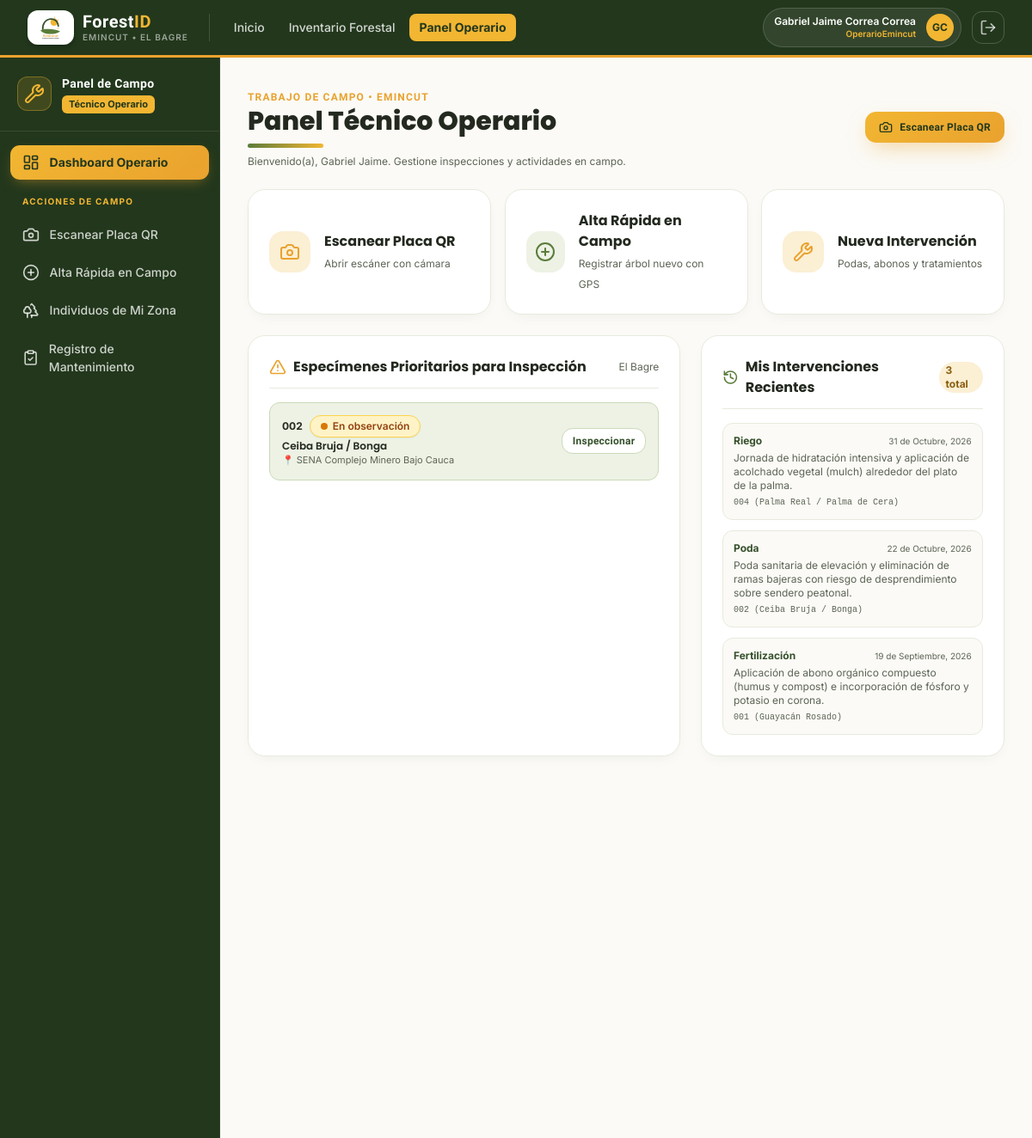
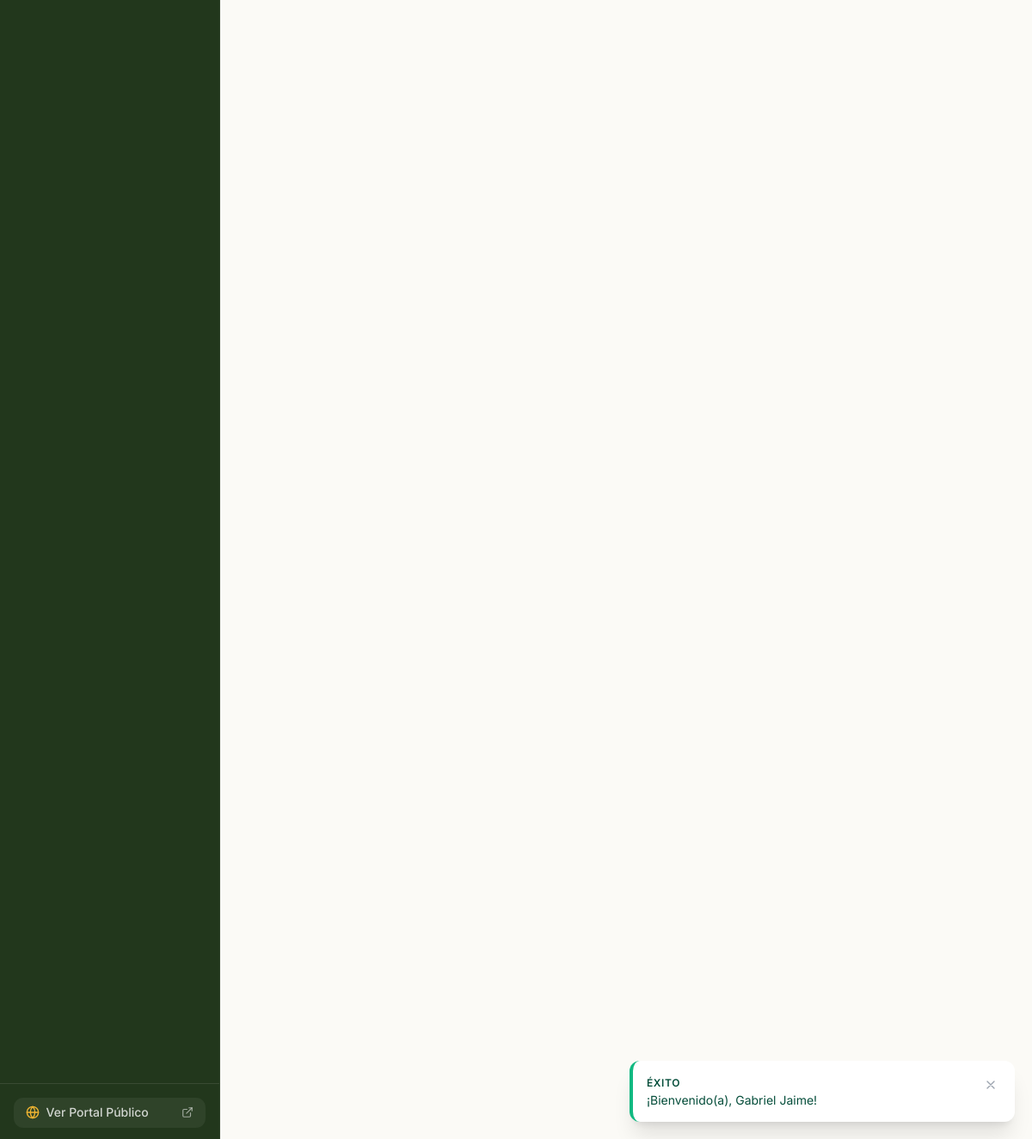
Page /operario/dashboard.php (signed in) on the committed database (2 pictures, top to bottom).
### tables this page shows
CREATE TABLE `individuos_forestales` (
    `id_individuo` CHAR(36) NOT NULL DEFAULT (UUID()),
    `codigo_placa` VARCHAR(30) NOT NULL UNIQUE COMMENT 'Serie numérica física de la placa QR (ej. 448)',
    `id_zona` CHAR(36) NOT NULL,
    `nombre_comun` VARCHAR(150) NOT NULL,
    `nombre_cientifico` VARCHAR(150) NOT NULL,
    `familia_botanica` VARCHAR(100) NOT NULL,
    `tipo_individuo` ENUM('Árbol', 'Palma', 'Arbusto', 'Planta ornamental') NOT NULL DEFAULT 'Árbol',
    `fecha_siembra` DATE NULL,
    `latitud` DECIMAL(10,7) NOT NULL,
    `longitud` DECIMAL(10,7) NOT NULL,
    `dap_cm` DECIMAL(6,2) NOT NULL COMMENT 'Diámetro a la Altura del Pecho en centímetros (a 1.30 m)',
    `altura_total_m` DECIMAL(5,2) NOT NULL COMMENT 'Altura total estimada en metros',
    `diametro_copa_m` DECIMAL(5,2) NOT NULL COMMENT 'Diámetro promedio de copa en metros',
    `foto_principal_url` VARCHAR(255) NULL,
    `descripcion_general` TEXT NULL,
    `id_estado_fitosanitario_actual` CHAR(36) NULL COMMENT 'Referencia al último estado registrado',
    `qr_url` VARCHAR(255) NULL COMMENT 'Ruta relativa de la imagen QR generada',
    `registrado_por` CHAR(36) NOT NULL,
    `estado_registro` TINYINT(1) NOT NULL DEFAULT 1 COMMENT '1: Activo, 0: Dado de baja lógica',
    `fecha_registro` DATETIME NOT NULL DEFAULT CURRENT_TIMESTAMP,
    `fecha_actualizacion` DATETIME NOT NULL DEFAULT CURRENT_TIMESTAMP ON UPDATE CURRENT_TIMESTAMP,
    PRIMARY KEY (`id_individuo`),
    CONSTRAINT `fk_indiv_zonas` FOREIGN KEY (`id_zona`) REFERENCES `zonas` (`id_zona`) ON UPDATE CASCADE ON DELETE RESTRICT,
    CONSTRAINT `fk_indiv_usuarios` FOREIGN KEY (`registrado_por`) REFERENCES `usuarios` (`id_usuario`) ON UPDATE CASCADE ON DELETE RESTRICT,
    INDEX `idx_indiv_codigo_placa` (`codigo_placa`),
    INDEX `idx_indiv_zona` (`id_zona`),
    INDEX `idx_indiv_especie` (`nombre_comun`, `nombre_cientifico`),
    INDEX `idx_indiv_coords` (`latitud`, `longitud`)
);

CREATE TABLE `zonas` (
    `id_zona` CHAR(36) NOT NULL DEFAULT (UUID()),
    `nombre_zona` VARCHAR(100) NOT NULL,
    `descripcion` VARCHAR(255) NULL,
    `municipio` VARCHAR(100) NOT NULL DEFAULT 'El Bagre',
    `departamento` VARCHAR(100) NOT NULL DEFAULT 'Antioquia',
    `latitud_referencia` DECIMAL(10,7) NULL,
    `longitud_referencia` DECIMAL(10,7) NULL,
    `estado` TINYINT(1) NOT NULL DEFAULT 1 COMMENT '1: Activa, 0: Inactiva',
    `fecha_creacion` DATETIME NOT NULL DEFAULT CURRENT_TIMESTAMP,
    PRIMARY KEY (`id_zona`),
    INDEX `idx_zonas_municipio` (`municipio`)
);

CREATE TABLE `actividades_mantenimiento` (
    `id_actividad` CHAR(36) NOT NULL DEFAULT (UUID()),
    `id_individuo` CHAR(36) NOT NULL,
    `tipo_actividad` ENUM('Poda', 'Fumigación', 'Fertilización', 'Riego', 'Trasplante', 'Tala', 'Tutoreo', 'Reporte ciudadano', 'Otro') NOT NULL,
    `descripcion` TEXT NOT NULL,
    `evidencia_foto_url` VARCHAR(255) NULL,
    `realizado_por` CHAR(36) NULL COMMENT 'Nullable para permitir reportes ciudadanos anónimos',
    `fecha_actividad` DATETIME NOT NULL DEFAULT CURRENT_TIMESTAMP,
    `fecha_registro` DATETIME NOT NULL DEFAULT CURRENT_TIMESTAMP,
    PRIMARY KEY (`id_actividad`),
    CONSTRAINT `fk_actividades_individuos` FOREIGN KEY (`id_individuo`) REFERENCES `individuos_forestales` (`id_individuo`) ON UPDATE CASCADE ON DELETE CASCADE,
    CONSTRAINT `fk_actividades_usuarios` FOREIGN KEY (`realizado_por`) REFERENCES `usuarios` (`id_usuario`) ON UPDATE CASCADE ON DELETE SET NULL,
    INDEX `idx_actividades_individuo` (`id_individuo`),
    INDEX `idx_actividades_tipo` (`tipo_actividad`),
    INDEX `idx_actividades_fecha` (`fecha_actividad`)
);

### operario/dashboard.php (the view, shortened to what this page needs)
<?php
require_once __DIR__ . '/../includes/funciones.php';
$pdo = getDBConnection();
$usuario_id = $_SESSION['usuario']['id_usuario'];
$mis_actividades_stmt = $pdo->prepare("SELECT COUNT(*) FROM `actividades_mantenimiento` WHERE realizado_por = :u");
$mis_actividades_stmt->execute([':u' => $usuario_id]);
$total_mis_actividades = (int)$mis_actividades_stmt->fetchColumn();
$stmtPendientes = $pdo->query("
    SELECT i.id_individuo, i.codigo_placa, i.nombre_comun, z.nombre_zona, e.estado, e.fecha_evaluacion
    FROM `individuos_forestales` i
    INNER JOIN `zonas` z ON i.id_zona = z.id_zona
    LEFT JOIN `estados_fitosanitarios` e ON i.id_estado_fitosanitario_actual = e.id_estado
    WHERE i.estado_registro = 1 AND (e.estado IN ('En observación', 'Enfermo', 'Plagado', 'En riesgo') OR e.fecha_evaluacion < DATE_SUB(NOW(), INTERVAL 90 DAY))
    ORDER BY e.fecha_evaluacion ASC
    LIMIT 6
");
$pendientes = $stmtPendientes->fetchAll();
$stmtHist = $pdo->prepare("
    SELECT a.*, i.codigo_placa, i.nombre_comun
    FROM `actividades_mantenimiento` a
    INNER JOIN `individuos_forestales` i ON a.id_individuo = i.id_individuo
    WHERE a.realizado_por = :u
    ORDER BY a.fecha_actividad DESC
    LIMIT 5
");
$stmtHist->execute([':u' => $usuario_id]);
$ultimos_mantenimientos = $stmtHist->fetchAll();
require_once __DIR__ . '/../includes/header.php';
require_once __DIR__ . '/../includes/navbar.php';
?>
<div class="flex-1 flex flex-col md:flex-row">
    <?php require_once __DIR__ . '/../includes/sidebar_operario.php'; ?>
    <main class="flex-1 p-6 sm:p-8 space-y-6 overflow-y-auto" style="background:var(--emi-hueso)">
        <div class="flex flex-col sm:flex-row items-start sm:items-center justify-between gap-4 al-scroll">
            <div>
                <span class="emi-display text-xs font-bold uppercase tracking-widest" style="color:var(--emi-ambar)">Trabajo de Campo • Emincut</span>
                <h1 class="font-heading font-extrabold text-2xl sm:text-3xl" style="color:var(--emi-tinta)">
                    Panel Técnico Operario
                </h1>
                <div class="linea-sol mt-2"></div>
                <p class="text-xs mt-2" style="color:var(--emi-tinta-suave)">
                    Bienvenido(a), <?= htmlspecialchars($_SESSION['usuario']['nombres']) ?>. Gestione inspecciones y actividades en campo.
                </p>
            </div>
            <div class="flex items-center gap-2">
                <a href="<?= BASE_URL ?>operario/escanear.php" class="emi-btn emi-btn-sol text-xs py-2.5 px-4">
                    <span class="inline-flex items-center gap-2"><i data-lucide="camera" class="w-4 h-4"></i> Escanear Placa QR</span>
                </a>
            </div>
        </div>
        <div class="grid grid-cols-1 sm:grid-cols-3 gap-4">
            <a href="<?= BASE_URL ?>operario/escanear.php" class="emi-card p-6 flex items-center gap-4 group al-scroll">
                <div class="w-12 h-12 rounded-2xl flex items-center justify-center group-hover:scale-110 transition-transform" style="background:var(--emi-amarillo-suave); color:var(--emi-ambar)">
                    <i data-lucide="camera" class="w-6 h-6"></i>
                </div>
                <div>
                    <span class="block text-base font-bold font-heading" style="color:var(--emi-tinta)">Escanear Placa QR</span>
                    <span class="text-xs" style="color:var(--emi-tinta-suave)">Abrir escáner con cámara</span>
                </div>
            </a>
            <a href="<?= BASE_URL ?>operario/registrar_individuo.php" class="emi-card p-6 flex items-center gap-4 group al-scroll d1">
                <div class="w-12 h-12 rounded-2xl flex items-center justify-center group-hover:scale-110 transition-transform" style="background:var(--emi-verde-suave); color:var(--emi-verde)">
                    <i data-lucide="plus-circle" class="w-6 h-6"></i>
                </div>
                <div>
                    <span class="block text-base font-bold font-heading" style="color:var(--emi-tinta)">Alta Rápida en Campo</span>
                    <span class="text-xs" style="color:var(--emi-tinta-suave)">Registrar árbol nuevo con GPS</span>
                </div>
            </a>
            <a href="<?= BASE_URL ?>operario/actividades/crear.php" class="emi-card p-6 flex items-center gap-4 group al-scroll d2">
                <div class="w-12 h-12 rounded-2xl flex items-center justify-center group-hover:scale-110 transition-transform" style="background:var(--emi-amarillo-suave); color:var(--emi-ambar)">
                    <i data-lucide="wrench" class="w-6 h-6"></i>
                </div>
                <div>
                    <span class="block text-base font-bold font-heading" style="color:var(--emi-tinta)">Nueva Intervención</span>
                    <span class="text-xs" style="color:var(--emi-tinta-suave)">Podas, abonos y tratamientos</span>
                </div>
            </a>
        </div>
        <div class="grid grid-cols-1 lg:grid-cols-12 gap-6">
            <div class="lg:col-span-7 emi-card p-6 space-y-4 al-scroll">
                <div class="flex items-center justify-between border-b border-[#E7EADD] pb-3">
                    <h3 class="font-heading font-bold text-base flex items-center gap-2" style="color:var(--emi-tinta)">
                        <i data-lucide="alert-triangle" class="w-5 h-5" style="color:var(--emi-ambar)"></i>
                        Especímenes Prioritarios para Inspección
                    </h3>
                    <span class="text-xs" style="color:var(--emi-tinta-suave)">El Bagre</span>
                </div>
                <div class="space-y-3">
                    <?php if (empty($pendientes)): ?>
                        <p class="text-xs italic" style="color:var(--emi-tinta-suave)">No hay alertas de inspección pendientes.</p>
                    <?php else: ?>
                        <?php foreach ($pendientes as $p): ?>
                            <div class="p-3.5 rounded-xl flex items-center justify-between gap-3 border" style="background:var(--emi-verde-suave); border-color:#CBD9B8">
                                <div>
                                    <div class="flex items-center gap-2">
                                        <span class="font-bold text-xs" style="color:var(--emi-tinta)"><?= htmlspecialchars($p['codigo_placa']) ?></span>
                                        <?= obtener_badge_estado($p['estado'] ?? 'Sano') ?>
                                    </div>
                                    <h4 class="font-semibold text-xs mt-0.5" style="color:var(--emi-tinta)"><?= htmlspecialchars($p['nombre_comun']) ?></h4>
                                    <span class="block text-[11px]" style="color:var(--emi-tinta-suave)">📍 <?= htmlspecialchars($p['nombre_zona']) ?></span>
                                </div>
                                <a href="<?= BASE_URL ?>operario/individuos/detalle.php?id=<?= $p['id_individuo'] ?>" class="emi-btn text-xs py-1.5 px-3" style="background:#fff; color:var(--emi-verde-oscuro); border:1px solid #CBD9B8">
                                    Inspeccionar
                                </a>
                            </div>
                        <?php endforeach; ?>
                    <?php endif; ?>
                </div>
            </div>
            <div class="lg:col-span-5 emi-card p-6 space-y-4 al-scroll d1">
                <div class="flex items-center justify-between border-b border-[#E7EADD] pb-3">
                    <h3 class="font-heading font-bold text-base flex items-center gap-2" style="color:var(--emi-tinta)">
                        <i data-lucide="history" class="w-5 h-5" style="color:var(--emi-verde)"></i>
                        Mis Intervenciones Recientes
                    </h3>
                    <span class="text-xs font-bold px-2 py-0.5 rounded-full cifra" style="background:var(--emi-amarillo-suave); color:#8A5E10" data-contador="<?= (int)$total_mis_actividades ?>" data-sufijo=" total">0 total</span>
                </div>
                <div class="space-y-3">
                    <?php if (empty($ultimos_mantenimientos)): ?>
                        <p class="text-xs italic" style="color:var(--emi-tinta-suave)">No has registrado intervenciones aún.</p>
                    <?php else: ?>
                        <?php foreach ($ultimos_mantenimientos as $m): ?>
                            <div class="p-3 rounded-xl space-y-1 border" style="background:var(--emi-hueso); border-color:#E7EADD">
                                <div class="flex items-center justify-between">
                                    <span class="font-bold text-xs" style="color:var(--emi-verde-oscuro)"><?= htmlspecialchars($m['tipo_actividad']) ?></span>
                                    <span class="text-[10px]" style="color:var(--emi-tinta-suave)"><?= formatear_fecha($m['fecha_actividad']) ?></span>
                                </div>
                                <p class="text-xs" style="color:var(--emi-tinta-suave)"><?= htmlspecialchars($m['descripcion']) ?></p>
                                <span class="block text-[10px] font-mono" style="color:var(--emi-tinta-suave)"><?= htmlspecialchars($m['codigo_placa']) ?> (<?= htmlspecialchars($m['nombre_comun']) ?>)</span>
                            </div>
                        <?php endforeach; ?>
                    <?php endif; ?>
                </div>
            </div>
        </div>
    </main>
</div>
<?php require_once __DIR__ . '/../includes/footer.php'; ?>

### includes/funciones.php (shortened to what this page needs)
<?php
function obtener_badge_estado(string $estado): string {
    $estado = trim($estado);
    switch ($estado) {
        case 'En observación':
            return '<span class="inline-flex items-center gap-1.5 px-3 py-1 rounded-full text-xs font-semibold bg-amber-100 text-amber-800 border border-amber-300 shadow-sm">
                        <span class="w-2 h-2 rounded-full bg-amber-600 animate-pulse"></span> En observación
                    </span>';
    }
}
function formatear_fecha(?string $fecha, bool $con_hora = false): string {
    $timestamp = strtotime($fecha);
    $meses = [
        1 => 'Enero', 2 => 'Febrero', 3 => 'Marzo', 4 => 'Abril',
        5 => 'Mayo', 6 => 'Junio', 7 => 'Julio', 8 => 'Agosto',
        9 => 'Septiembre', 10 => 'Octubre', 11 => 'Noviembre', 12 => 'Diciembre'
    ];
    $dia = date('j', $timestamp);
    $mes = $meses[(int)date('n', $timestamp)];
    $anio = date('Y', $timestamp);
    return "{$dia} de {$mes}, {$anio}";
}
function get_flash(): ?array {
    if (isset($_SESSION['flash_msg'])) {
        $flash = $_SESSION['flash_msg'];
        return $flash;
    }
    return null;
}
function render_flash(): string {
    $flash = get_flash();
    $tipo = $flash['tipo'];
    $mensaje = htmlspecialchars($flash['mensaje']);
    $estilos = [
        'success' => ['bg' => 'bg-emerald-50 border-emerald-500 text-emerald-900', 'icon' => 'check-circle', 'badge' => 'Éxito'],
        'error'   => ['bg' => 'bg-rose-50 border-rose-500 text-rose-900', 'icon' => 'alert-circle', 'badge' => 'Error'],
        'warning' => ['bg' => 'bg-amber-50 border-amber-500 text-amber-900', 'icon' => 'alert-triangle', 'badge' => 'Atención'],
        'info'    => ['bg' => 'bg-sky-50 border-sky-500 text-sky-900', 'icon' => 'info', 'badge' => 'Información']
    ];
    $cfg = $estilos[$tipo] ?? $estilos['info'];
    return "
    <div id='flash-toast' class='fixed bottom-5 right-5 z-50 max-w-md w-full bg-white border-l-4 {$cfg['bg']} p-4 rounded-xl shadow-xl transition-all duration-300 transform translate-y-0 opacity-100 flex items-start justify-between'>
        <div class='flex items-start gap-3'>
            <div class='mt-0.5 font-bold text-sm'>
                <span class='block font-semibold uppercase tracking-wider text-xs'>{$cfg['badge']}</span>
                <p class='font-normal text-sm mt-0.5 leading-snug'>{$mensaje}</p>
            </div>
        </div>
        <button onclick=\"document.getElementById('flash-toast').remove()\" class='text-gray-400 hover:text-gray-600 p-1'>
            <svg class='w-4 h-4' fill='none' stroke='currentColor' viewBox='0 0 24 24'><path stroke-linecap='round' stroke-linejoin='round' stroke-width='2' d='M6 18L18 6M6 6l12 12'/></svg>
        </button>
    </div>
    <script>
        setTimeout(() => {
            const toast = document.getElementById('flash-toast');
            if (toast) {
                toast.classList.add('opacity-0', 'translate-y-4');
                setTimeout(() => toast.remove(), 400);
            }
        }, 5000);
    </script>
    ";
}

### rows in the picture
individuos_forestales: codigo_placa "002", nombre_comun "Ceiba Bruja / Bonga", id_zona.nombre_zona "SENA Complejo Minero Bajo Cauca"
actividades_mantenimiento: tipo_actividad "Riego", fecha_actividad "31 de Octubre, 2026", descripcion "Jornada de hidratación intensiva y aplicación de acolchado vegetal (mulch) alrededor del plato de la palma.", id_individuo.codigo_placa "004", id_individuo.nombre_comun "Palma Real / Palma de Cera"
actividades_mantenimiento: tipo_actividad "Poda", fecha_actividad "22 de Octubre, 2026", descripcion "Poda sanitaria de elevación y eliminación de ramas bajeras con riesgo de desprendimiento sobre sendero peatonal.", id_individuo.codigo_placa "002", id_individuo.nombre_comun "Ceiba Bruja / Bonga"
actividades_mantenimiento: tipo_actividad "Fertilización", fecha_actividad "19 de Septiembre, 2026", descripcion "Aplicación de abono orgánico compuesto (humus y compost) e incorporación de fósforo y potasio en corona.", id_individuo.codigo_placa "001", id_individuo.nombre_comun "Guayacán Rosado"

### other values in the picture
$cfg['badge'] "ÉXITO"
$mensaje "¡Bienvenido(a), Gabriel Jaime!"
$usuario_actual['nombres'] . ' ' . $usuario_actual['apellidos'] "Gabriel Jaime Correa Correa"
$usuario_actual['nombre_rol'] "OperarioEmincut"
$_SESSION['usuario']['nombres'] "Gabriel Jaime"
